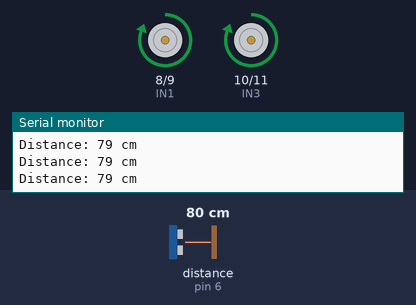
A sketch run on a simulated Arduino Uno, built with avr-gcc and run on an emulated ATmega328P. Parts: motor-driver pin pairs drawn as motors (green arrow = first pin HIGH = forward, orange = second pin HIGH = backward, longer = more drive), the last lines printed to the serial monitor. Wiring (inferred from the names in the program): ultrasonic range finder: trigger pin 5; echo pin 6. The test bench sets the inputs (shaded band); at power-on: distance to the obstacle (sensor on pin 6) 80 cm. The echo pulse lasts 58.3 µs per cm.

Above: at 1.2 s.
1.3 s: distance to the obstacle (sensor on pin 6) set to 13 cm
2.8 s: distance to the obstacle (sensor on pin 6) set to 10 cm
At 2.92 s:
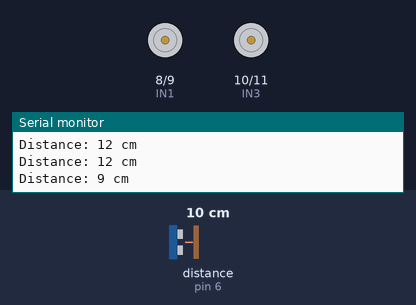
At 4.1 s:
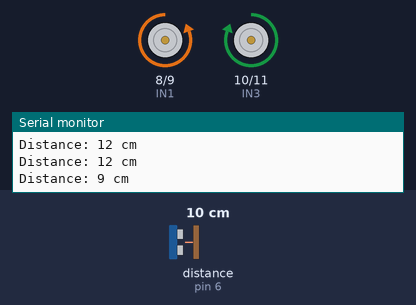
5.8 s: distance to the obstacle (sensor on pin 6) set to 18 cm
7.5 s: distance to the obstacle (sensor on pin 6) set to 2 cm
At 8.1 s:
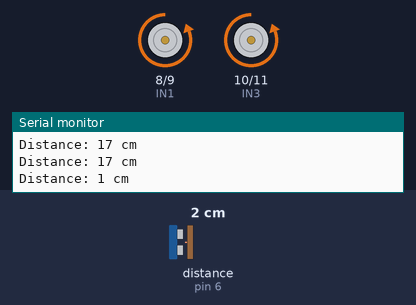
Timing chart, 0 to 11.5 s (numbered marks = the images above; inputs shaded):
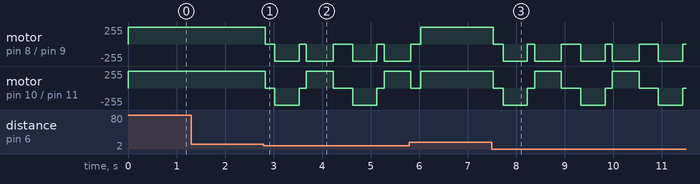

Measured:
- the behaviour switches between 12 and 11 cm on distance to the obstacle (sensor on pin 6) (found by bisection; images 0 and 1)

The sketch:

car.ino
```cpp
// ---------- Ultrasonic sensor pins ----------
const int trigPin = 5;
const int echoPin = 6;

// ---------- L298N motor-driver pins ----------
const int IN1 = 8;    // Left motor direction pin 1
const int IN2 = 9;    // Left motor direction pin 2
const int IN3 = 10;   // Right motor direction pin 1
const int IN4 = 11;   // Right motor direction pin 2

// Change this to control how close an object must be
// before the robot avoids it.
const int obstacleDistance = 10;  // centimeters

void setup() {
  pinMode(trigPin, OUTPUT);
  pinMode(echoPin, INPUT);

  pinMode(IN1, OUTPUT);
  pinMode(IN2, OUTPUT);
  pinMode(IN3, OUTPUT);
  pinMode(IN4, OUTPUT);

  stopMotors();

  Serial.begin(9600);
}

void loop() {
  int distance = getDistanceCM();

  Serial.print("Distance: ");
  Serial.print(distance);
  Serial.println(" cm");

  // A zero reading means no echo arrived.
  // Treat it as unsafe and avoid moving forward blindly.
  if (distance == 0 || distance <= obstacleDistance) {
    avoidObstacle();
  }
  else {
    moveForward();
  }

  delay(50);
}

// Returns the measured distance in centimeters.
// Returns 0 if the sensor receives no echo in time.
int getDistanceCM() {
  digitalWrite(trigPin, LOW);
  delayMicroseconds(2);

  digitalWrite(trigPin, HIGH);
  delayMicroseconds(10);
  digitalWrite(trigPin, LOW);

  // 30 ms timeout prevents the code from getting stuck
  // when there is no returned echo.
  unsigned long duration = pulseIn(echoPin, HIGH, 30000UL);

  if (duration == 0) {
    return 0;
  }

  // Sound moves about 0.0343 cm per microsecond.
  // Divide by 2 because sound travels to the object and back.
  int distance = duration * 0.0343 / 2;

  return distance;
}

// Both motors forward
void moveForward() {
  digitalWrite(IN1, HIGH);
  digitalWrite(IN2, LOW);

  digitalWrite(IN3, HIGH);
  digitalWrite(IN4, LOW);
}

// Both motors backward
void moveBackward() {
  digitalWrite(IN1, LOW);
  digitalWrite(IN2, HIGH);

  digitalWrite(IN3, LOW);
  digitalWrite(IN4, HIGH);
}

// Stop both motors
void stopMotors() {
  digitalWrite(IN1, LOW);
  digitalWrite(IN2, LOW);

  digitalWrite(IN3, LOW);
  digitalWrite(IN4, LOW);
}

// Pivot left: left wheel backward, right wheel forward
void turnLeft() {
  digitalWrite(IN1, LOW);
  digitalWrite(IN2, HIGH);

  digitalWrite(IN3, HIGH);
  digitalWrite(IN4, LOW);
}

// Stop, reverse, then pivot left
void avoidObstacle() {
  stopMotors();
  delay(200);

  moveBackward();
  delay(500);

  stopMotors();
  delay(150);

  turnLeft();
  delay(550);

  stopMotors();
  delay(150);
}
```
